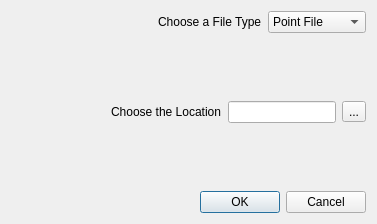
<?xml version="1.0" encoding="UTF-8"?>
<ui version="4.0">
 <class>CreateNewEmptySpeciesShapeFileDialogBase</class>
 <widget class="QDialog" name="CreateNewEmptySpeciesShapeFileDialogBase">
  <property name="geometry">
   <rect>
    <x>0</x>
    <y>0</y>
    <width>377</width>
    <height>224</height>
   </rect>
  </property>
  <property name="windowTitle">
   <string>CNESSF</string>
  </property>
  <layout class="QGridLayout" name="gridLayout">
   <item row="0" column="0">
    <layout class="QHBoxLayout" name="horizontalLayout">
     <item>
      <spacer name="horizontalSpacer">
       <property name="orientation">
        <enum>Qt::Horizontal</enum>
       </property>
       <property name="sizeHint" stdset="0">
        <size>
         <width>40</width>
         <height>20</height>
        </size>
       </property>
      </spacer>
     </item>
     <item>
      <widget class="QLabel" name="label">
       <property name="text">
        <string>Choose a File Type</string>
       </property>
      </widget>
     </item>
     <item>
      <widget class="QComboBox" name="comboBox">
       <item>
        <property name="text">
         <string>Point File</string>
        </property>
       </item>
       <item>
        <property name="text">
         <string>Polygen File</string>
        </property>
       </item>
      </widget>
     </item>
    </layout>
   </item>
   <item row="1" column="0">
    <spacer name="verticalSpacer">
     <property name="orientation">
      <enum>Qt::Vertical</enum>
     </property>
     <property name="sizeHint" stdset="0">
      <size>
       <width>20</width>
       <height>33</height>
      </size>
     </property>
    </spacer>
   </item>
   <item row="2" column="0">
    <layout class="QHBoxLayout" name="horizontalLayout_2">
     <item>
      <spacer name="horizontalSpacer_2">
       <property name="orientation">
        <enum>Qt::Horizontal</enum>
       </property>
       <property name="sizeHint" stdset="0">
        <size>
         <width>40</width>
         <height>20</height>
        </size>
       </property>
      </spacer>
     </item>
     <item>
      <widget class="QLabel" name="label_2">
       <property name="text">
        <string>Choose the Location</string>
       </property>
      </widget>
     </item>
     <item>
      <widget class="QLineEdit" name="lineEdit"/>
     </item>
     <item>
      <widget class="QToolButton" name="toolButton">
       <property name="text">
        <string>...</string>
       </property>
      </widget>
     </item>
    </layout>
   </item>
   <item row="3" column="0">
    <spacer name="verticalSpacer_2">
     <property name="orientation">
      <enum>Qt::Vertical</enum>
     </property>
     <property name="sizeHint" stdset="0">
      <size>
       <width>20</width>
       <height>33</height>
      </size>
     </property>
    </spacer>
   </item>
   <item row="4" column="0">
    <layout class="QHBoxLayout" name="horizontalLayout_3">
     <item>
      <spacer name="horizontalSpacer_3">
       <property name="orientation">
        <enum>Qt::Horizontal</enum>
       </property>
       <property name="sizeHint" stdset="0">
        <size>
         <width>128</width>
         <height>18</height>
        </size>
       </property>
      </spacer>
     </item>
     <item>
      <widget class="QDialogButtonBox" name="button_box">
       <property name="orientation">
        <enum>Qt::Horizontal</enum>
       </property>
       <property name="standardButtons">
        <set>QDialogButtonBox::Cancel|QDialogButtonBox::Ok</set>
       </property>
      </widget>
     </item>
    </layout>
   </item>
  </layout>
 </widget>
 <resources/>
 <connections>
  <connection>
   <sender>button_box</sender>
   <signal>accepted()</signal>
   <receiver>CreateNewEmptySpeciesShapeFileDialogBase</receiver>
   <slot>accept()</slot>
   <hints>
    <hint type="sourcelabel">
     <x>20</x>
     <y>20</y>
    </hint>
    <hint type="destinationlabel">
     <x>20</x>
     <y>20</y>
    </hint>
   </hints>
  </connection>
  <connection>
   <sender>button_box</sender>
   <signal>rejected()</signal>
   <receiver>CreateNewEmptySpeciesShapeFileDialogBase</receiver>
   <slot>reject()</slot>
   <hints>
    <hint type="sourcelabel">
     <x>20</x>
     <y>20</y>
    </hint>
    <hint type="destinationlabel">
     <x>20</x>
     <y>20</y>
    </hint>
   </hints>
  </connection>
 </connections>
</ui>
